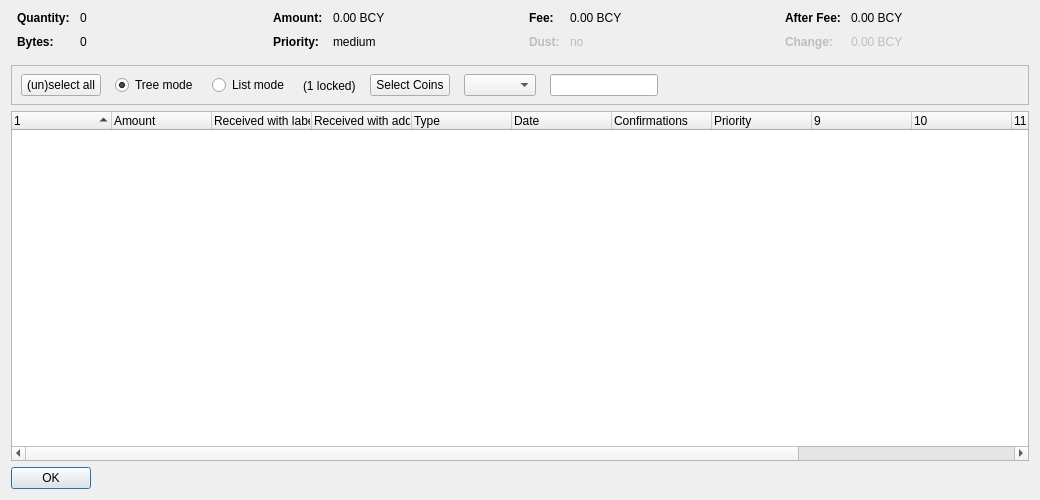
<?xml version="1.0" encoding="UTF-8"?>
<ui version="4.0">
 <class>CoinControlDialog</class>
 <widget class="QDialog" name="CoinControlDialog">
  <property name="geometry">
   <rect>
    <x>0</x>
    <y>0</y>
    <width>1040</width>
    <height>500</height>
   </rect>
  </property>
  <property name="windowTitle">
   <string>Coin Selection</string>
  </property>
  <layout class="QVBoxLayout" name="verticalLayout">
   <item>
    <layout class="QHBoxLayout" name="horizontalLayoutTop" stretch="0,0,0,0">
     <property name="topMargin">
      <number>0</number>
     </property>
     <property name="bottomMargin">
      <number>10</number>
     </property>
     <item>
      <layout class="QFormLayout" name="formLayoutCoinControl1">
       <property name="horizontalSpacing">
        <number>10</number>
       </property>
       <property name="verticalSpacing">
        <number>10</number>
       </property>
       <property name="leftMargin">
        <number>6</number>
       </property>
       <property name="rightMargin">
        <number>6</number>
       </property>
       <item row="0" column="0">
        <widget class="QLabel" name="labelCoinControlQuantityText">
         <property name="font">
          <font>
           <weight>75</weight>
           <bold>true</bold>
          </font>
         </property>
         <property name="text">
          <string>Quantity:</string>
         </property>
        </widget>
       </item>
       <item row="0" column="1">
        <widget class="QLabel" name="labelCoinControlQuantity">
         <property name="cursor">
          <cursorShape>IBeamCursor</cursorShape>
         </property>
         <property name="contextMenuPolicy">
          <enum>Qt::ActionsContextMenu</enum>
         </property>
         <property name="text">
          <string notr="true">0</string>
         </property>
         <property name="textInteractionFlags">
          <set>Qt::LinksAccessibleByMouse|Qt::TextSelectableByKeyboard|Qt::TextSelectableByMouse</set>
         </property>
        </widget>
       </item>
       <item row="1" column="0">
        <widget class="QLabel" name="labelCoinControlBytesText">
         <property name="font">
          <font>
           <weight>75</weight>
           <bold>true</bold>
          </font>
         </property>
         <property name="text">
          <string>Bytes:</string>
         </property>
        </widget>
       </item>
       <item row="1" column="1">
        <widget class="QLabel" name="labelCoinControlBytes">
         <property name="cursor">
          <cursorShape>IBeamCursor</cursorShape>
         </property>
         <property name="contextMenuPolicy">
          <enum>Qt::ActionsContextMenu</enum>
         </property>
         <property name="text">
          <string notr="true">0</string>
         </property>
         <property name="textInteractionFlags">
          <set>Qt::LinksAccessibleByMouse|Qt::TextSelectableByKeyboard|Qt::TextSelectableByMouse</set>
         </property>
        </widget>
       </item>
      </layout>
     </item>
     <item>
      <layout class="QFormLayout" name="formLayoutCoinControl2">
       <property name="horizontalSpacing">
        <number>10</number>
       </property>
       <property name="verticalSpacing">
        <number>10</number>
       </property>
       <property name="leftMargin">
        <number>6</number>
       </property>
       <property name="rightMargin">
        <number>6</number>
       </property>
       <item row="0" column="0">
        <widget class="QLabel" name="labelCoinControlAmountText">
         <property name="font">
          <font>
           <weight>75</weight>
           <bold>true</bold>
          </font>
         </property>
         <property name="text">
          <string>Amount:</string>
         </property>
        </widget>
       </item>
       <item row="0" column="1">
        <widget class="QLabel" name="labelCoinControlAmount">
         <property name="cursor">
          <cursorShape>IBeamCursor</cursorShape>
         </property>
         <property name="contextMenuPolicy">
          <enum>Qt::ActionsContextMenu</enum>
         </property>
         <property name="text">
          <string notr="true">0.00 BCY</string>
         </property>
         <property name="textInteractionFlags">
          <set>Qt::LinksAccessibleByMouse|Qt::TextSelectableByKeyboard|Qt::TextSelectableByMouse</set>
         </property>
        </widget>
       </item>
       <item row="1" column="0">
        <widget class="QLabel" name="labelCoinControlPriorityText">
         <property name="font">
          <font>
           <weight>75</weight>
           <bold>true</bold>
          </font>
         </property>
         <property name="text">
          <string>Priority:</string>
         </property>
        </widget>
       </item>
       <item row="1" column="1">
        <widget class="QLabel" name="labelCoinControlPriority">
         <property name="cursor">
          <cursorShape>IBeamCursor</cursorShape>
         </property>
         <property name="contextMenuPolicy">
          <enum>Qt::ActionsContextMenu</enum>
         </property>
         <property name="text">
          <string>medium</string>
         </property>
         <property name="textInteractionFlags">
          <set>Qt::LinksAccessibleByMouse|Qt::TextSelectableByKeyboard|Qt::TextSelectableByMouse</set>
         </property>
        </widget>
       </item>
      </layout>
     </item>
     <item>
      <layout class="QFormLayout" name="formLayoutCoinControl3">
       <property name="horizontalSpacing">
        <number>10</number>
       </property>
       <property name="verticalSpacing">
        <number>10</number>
       </property>
       <property name="leftMargin">
        <number>6</number>
       </property>
       <property name="rightMargin">
        <number>6</number>
       </property>
       <item row="0" column="0">
        <widget class="QLabel" name="labelCoinControlFeeText">
         <property name="font">
          <font>
           <weight>75</weight>
           <bold>true</bold>
          </font>
         </property>
         <property name="text">
          <string>Fee:</string>
         </property>
        </widget>
       </item>
       <item row="0" column="1">
        <widget class="QLabel" name="labelCoinControlFee">
         <property name="cursor">
          <cursorShape>IBeamCursor</cursorShape>
         </property>
         <property name="contextMenuPolicy">
          <enum>Qt::ActionsContextMenu</enum>
         </property>
         <property name="text">
          <string notr="true">0.00 BCY</string>
         </property>
         <property name="textInteractionFlags">
          <set>Qt::LinksAccessibleByMouse|Qt::TextSelectableByKeyboard|Qt::TextSelectableByMouse</set>
         </property>
        </widget>
       </item>
       <item row="1" column="0">
        <widget class="QLabel" name="labelCoinControlLowOutputText">
         <property name="enabled">
          <bool>false</bool>
         </property>
         <property name="font">
          <font>
           <weight>75</weight>
           <bold>true</bold>
          </font>
         </property>
         <property name="text">
          <string>Dust:</string>
         </property>
        </widget>
       </item>
       <item row="1" column="1">
        <widget class="QLabel" name="labelCoinControlLowOutput">
         <property name="enabled">
          <bool>false</bool>
         </property>
         <property name="cursor">
          <cursorShape>IBeamCursor</cursorShape>
         </property>
         <property name="contextMenuPolicy">
          <enum>Qt::ActionsContextMenu</enum>
         </property>
         <property name="text">
          <string notr="true">no</string>
         </property>
         <property name="textInteractionFlags">
          <set>Qt::LinksAccessibleByMouse|Qt::TextSelectableByKeyboard|Qt::TextSelectableByMouse</set>
         </property>
        </widget>
       </item>
      </layout>
     </item>
     <item>
      <layout class="QFormLayout" name="formLayoutCoinControl4">
       <property name="horizontalSpacing">
        <number>10</number>
       </property>
       <property name="verticalSpacing">
        <number>10</number>
       </property>
       <property name="leftMargin">
        <number>6</number>
       </property>
       <property name="rightMargin">
        <number>6</number>
       </property>
       <item row="0" column="0">
        <widget class="QLabel" name="labelCoinControlAfterFeeText">
         <property name="font">
          <font>
           <weight>75</weight>
           <bold>true</bold>
          </font>
         </property>
         <property name="text">
          <string>After Fee:</string>
         </property>
        </widget>
       </item>
       <item row="0" column="1">
        <widget class="QLabel" name="labelCoinControlAfterFee">
         <property name="cursor">
          <cursorShape>IBeamCursor</cursorShape>
         </property>
         <property name="contextMenuPolicy">
          <enum>Qt::ActionsContextMenu</enum>
         </property>
         <property name="text">
          <string notr="true">0.00 BCY</string>
         </property>
         <property name="textInteractionFlags">
          <set>Qt::LinksAccessibleByMouse|Qt::TextSelectableByKeyboard|Qt::TextSelectableByMouse</set>
         </property>
        </widget>
       </item>
       <item row="1" column="0">
        <widget class="QLabel" name="labelCoinControlChangeText">
         <property name="enabled">
          <bool>false</bool>
         </property>
         <property name="font">
          <font>
           <weight>75</weight>
           <bold>true</bold>
          </font>
         </property>
         <property name="text">
          <string>Change:</string>
         </property>
        </widget>
       </item>
       <item row="1" column="1">
        <widget class="QLabel" name="labelCoinControlChange">
         <property name="enabled">
          <bool>false</bool>
         </property>
         <property name="cursor">
          <cursorShape>IBeamCursor</cursorShape>
         </property>
         <property name="contextMenuPolicy">
          <enum>Qt::ActionsContextMenu</enum>
         </property>
         <property name="text">
          <string notr="true">0.00 BCY</string>
         </property>
         <property name="textInteractionFlags">
          <set>Qt::LinksAccessibleByMouse|Qt::TextSelectableByKeyboard|Qt::TextSelectableByMouse</set>
         </property>
        </widget>
       </item>
      </layout>
     </item>
    </layout>
   </item>
   <item>
    <widget class="QFrame" name="frame">
     <property name="minimumSize">
      <size>
       <width>0</width>
       <height>40</height>
      </size>
     </property>
     <property name="frameShape">
      <enum>QFrame::StyledPanel</enum>
     </property>
     <property name="frameShadow">
      <enum>QFrame::Sunken</enum>
     </property>
     <widget class="QWidget" name="horizontalLayoutWidget">
      <property name="geometry">
       <rect>
        <x>10</x>
        <y>0</y>
        <width>781</width>
        <height>41</height>
       </rect>
      </property>
      <layout class="QHBoxLayout" name="horizontalLayoutPanel" stretch="0,0,0,0,0,0,0">
       <property name="spacing">
        <number>14</number>
       </property>
       <item>
        <widget class="QPushButton" name="pushButtonSelectAll">
         <property name="sizePolicy">
          <sizepolicy hsizetype="Maximum" vsizetype="Fixed">
           <horstretch>0</horstretch>
           <verstretch>0</verstretch>
          </sizepolicy>
         </property>
         <property name="text">
          <string>(un)select all</string>
         </property>
        </widget>
       </item>
       <item>
        <widget class="QRadioButton" name="radioTreeMode">
         <property name="sizePolicy">
          <sizepolicy hsizetype="Maximum" vsizetype="Fixed">
           <horstretch>0</horstretch>
           <verstretch>0</verstretch>
          </sizepolicy>
         </property>
         <property name="text">
          <string>Tree mode</string>
         </property>
         <property name="checked">
          <bool>true</bool>
         </property>
        </widget>
       </item>
       <item>
        <widget class="QRadioButton" name="radioListMode">
         <property name="sizePolicy">
          <sizepolicy hsizetype="Maximum" vsizetype="Fixed">
           <horstretch>0</horstretch>
           <verstretch>0</verstretch>
          </sizepolicy>
         </property>
         <property name="text">
          <string>List mode</string>
         </property>
        </widget>
       </item>
       <item>
        <widget class="QLabel" name="labelLocked">
          <property name="text">
            <string notr="true">(1 locked)</string>
          </property>
        </widget>
       </item>
       <item>
        <widget class="QPushButton" name="pushButtonCustomCC">
         <property name="text">
          <string>Select Coins</string>
         </property>
        </widget>
       </item>
       <item>
        <widget class="QComboBox" name="QComboBoxFilterCoins"/>
       </item>
       <item>
        <widget class="QLineEdit" name="lineEditCustomCC">
         <property name="enabled">
          <bool>true</bool>
         </property>
         <property name="sizePolicy">
          <sizepolicy hsizetype="Fixed" vsizetype="Fixed">
           <horstretch>0</horstretch>
           <verstretch>0</verstretch>
          </sizepolicy>
         </property>
         <property name="baseSize">
          <size>
           <width>50</width>
           <height>0</height>
          </size>
         </property>
        </widget>
       </item>
       <item>
        <spacer name="horizontalSpacer">
         <property name="orientation">
          <enum>Qt::Horizontal</enum>
         </property>
         <property name="sizeHint" stdset="0">
          <size>
           <width>40</width>
           <height>20</height>
          </size>
         </property>
        </spacer>
       </item>
      </layout>
     </widget>
    </widget>
   </item>
   <item>
    <widget class="CoinControlTreeWidget" name="treeWidget">
     <property name="contextMenuPolicy">
      <enum>Qt::CustomContextMenu</enum>
     </property>
     <property name="sortingEnabled">
      <bool>false</bool>
     </property>
     <property name="columnCount">
      <number>13</number>
     </property>
     <attribute name="headerShowSortIndicator" stdset="0">
      <bool>true</bool>
     </attribute>
     <attribute name="headerStretchLastSection">
      <bool>false</bool>
     </attribute>
     <column>
      <property name="text">
       <string/>
      </property>
     </column>
     <column>
      <property name="text">
       <string>Amount</string>
      </property>
     </column>
     <column>
      <property name="text">
       <string>Received with label</string>
      </property>
     </column>
     <column>
      <property name="text">
       <string>Received with address</string>
      </property>
     </column>
     <column>
      <property name="text">
	<string>Type</string>
      </property>
     </column>
     <column>
      <property name="text">	 
       <string>Date</string>
      </property>
     </column>
     <column>
      <property name="text">
       <string>Confirmations</string>
      </property>
      <property name="toolTip">
       <string>Confirmed</string>
      </property>
     </column>
     <column>
      <property name="text">
       <string>Priority</string>
      </property>
     </column>
     <column>
      <property name="text">
       <string/>
      </property>
     </column>
     <column>
      <property name="text">
       <string/>
      </property>
     </column>
     <column>
      <property name="text">
       <string/>
      </property>
     </column>
     <column>
      <property name="text">
       <string/>
      </property>
     </column>
     <column>
      <property name="text">
       <string/>
      </property>
     </column>
    </widget>
   </item>
   <item>
    <widget class="QDialogButtonBox" name="buttonBox">
     <property name="sizePolicy">
      <sizepolicy hsizetype="Maximum" vsizetype="Fixed">
       <horstretch>0</horstretch>
       <verstretch>0</verstretch>
      </sizepolicy>
     </property>
     <property name="orientation">
      <enum>Qt::Horizontal</enum>
     </property>
     <property name="standardButtons">
      <set>QDialogButtonBox::Ok</set>
     </property>
    </widget>
   </item>
  </layout>
 </widget>
 <customwidgets>
  <customwidget>
   <class>CoinControlTreeWidget</class>
   <extends>QTreeWidget</extends>
   <header>coincontroltreewidget.h</header>
  </customwidget>
 </customwidgets>
 <resources/>
 <connections/>
</ui>
